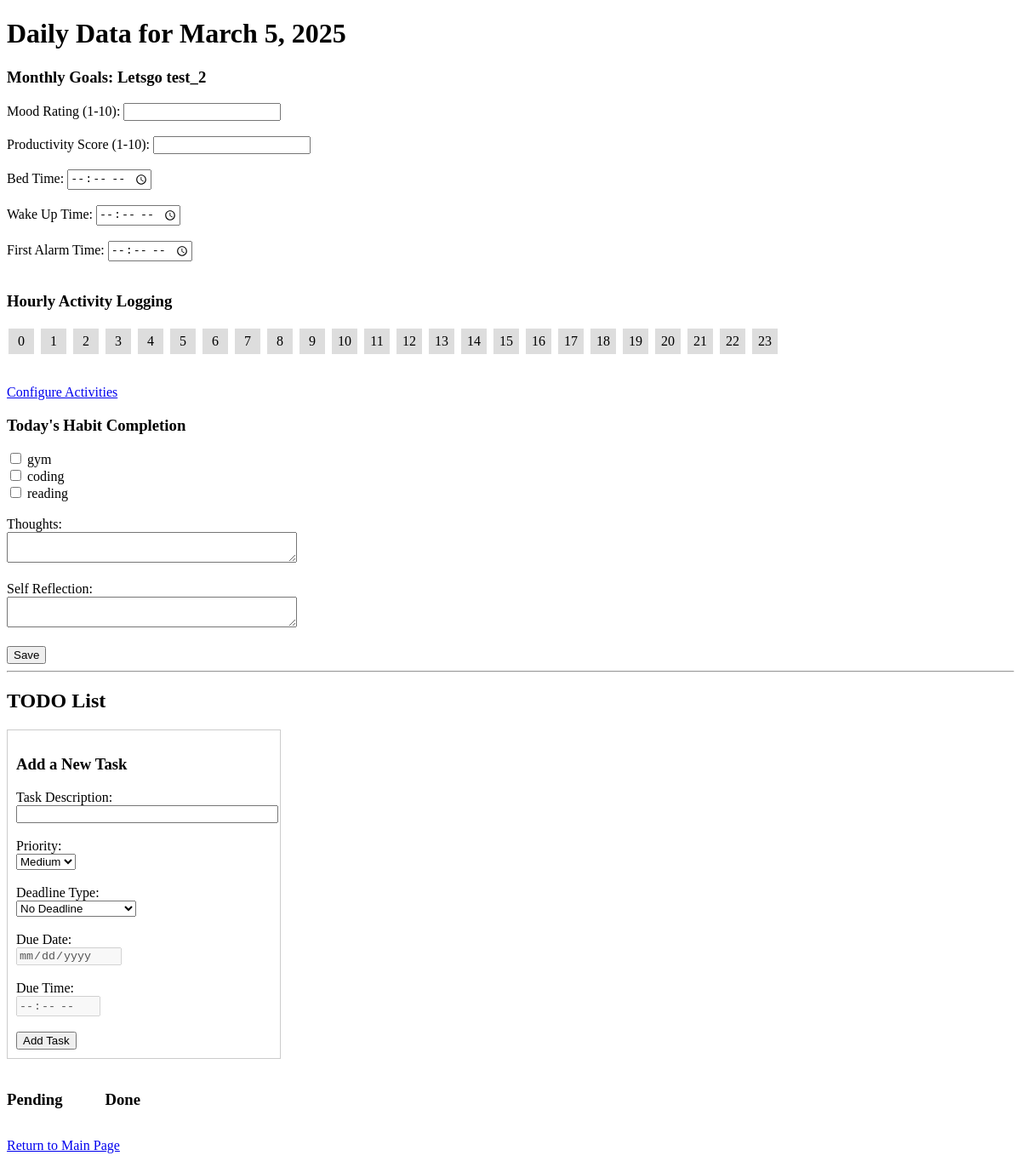
The app's page /day/2025/3/5/ (signed in) with its own data.
### mainpage/models.py (models this page shows, shortened)
class DailyData(models.Model):
    user_id = models.IntegerField()
    date = models.DateField()
    mood_rating = models.IntegerField(null=True, blank=True)
    productivity_score = models.IntegerField(null=True, blank=True)
    sleep = models.TextField(null=True, blank=True)
    habits_completed = models.TextField(null=True, blank=True)
    thoughts = models.TextField(null=True, blank=True)
    self_reflection = models.TextField(null=True, blank=True)
    hourly_activity_logging = models.TextField(null=True, blank=True)
    class Meta:
        unique_together = ("user_id", "date")

class MonthlyHabits(models.Model):
    user_id = models.IntegerField()
    year = models.IntegerField()
    month = models.IntegerField()
    goal_text = models.TextField(blank=True)
    habit_1 = models.CharField(max_length=100, blank=True)
    habit_2 = models.CharField(max_length=100, blank=True)
    habit_3 = models.CharField(max_length=100, blank=True)
    habit_4 = models.CharField(max_length=100, blank=True)
    habit_5 = models.CharField(max_length=100, blank=True)
    habit_6 = models.CharField(max_length=100, blank=True)
    habit_7 = models.CharField(max_length=100, blank=True)
    habit_8 = models.CharField(max_length=100, blank=True)
    habit_9 = models.CharField(max_length=100, blank=True)
    habit_10 = models.CharField(max_length=100, blank=True)
    class Meta:
        unique_together = ("user_id", "year", "month")

### mainpage/views.py (the view, shortened to what this page needs)
# urls.py: path('day/<int:year>/<int:month>/<int:day>/', day_view, name='day_view'),
@login_required
def day_view(request, year, month, day):
    current_date = date(year, month, day)
    today = date.today()
    if current_date > today:
        messages.error(request, "You cannot create or edit logs for future dates.")
        return redirect('main_page')
    last_log = DailyData.objects.filter(
        user_id=request.user.id,
        date__lt=current_date
    ).order_by('-date').first()
    if last_log:
        day_to_fill = last_log.date + timedelta(days=1)
        while day_to_fill < current_date:
            DailyData.objects.get_or_create(
                user_id=request.user.id,
                date=day_to_fill
            )
            day_to_fill += timedelta(days=1)
    daily_obj, _ = DailyData.objects.get_or_create(
        user_id=request.user.id,
        date=current_date
    )
    monthly_obj, _ = MonthlyHabits.objects.get_or_create(
        user_id=request.user.id,
        year=year,
        month=month
    )
    habits = [
        monthly_obj.habit_1,
        monthly_obj.habit_2,
        monthly_obj.habit_3,
        monthly_obj.habit_4,
        monthly_obj.habit_5,
        monthly_obj.habit_6,
        monthly_obj.habit_7,
        monthly_obj.habit_8,
        monthly_obj.habit_9,
        monthly_obj.habit_10,
    ]
    try:
        hourly_data = json.loads(daily_obj.hourly_activity_logging) if daily_obj.hourly_activity_logging else []
    except:
        hourly_data = []
    hourly_data.sort(key=lambda x: x.get('hour', 0))
    if not hourly_data:
        hourly_data = [{"hour": h, "activity": None} for h in range(24)]
    else:
        existing_hours = {item["hour"] for item in hourly_data}
        for h in range(24):
            if h not in existing_hours:
                hourly_data.append({"hour": h, "activity": None})
        hourly_data.sort(key=lambda x: x["hour"])
    sleep_data = daily_obj.sleep or ""
    splitted = sleep_data.split(',')
    def readd_colon(t):
        t = t.strip()
        if len(t) == 4:
            return t[:2] + ":" + t[2:]
        elif len(t) == 3:
            return "0" + t[0] + ":" + t[1:]
        return t
    bed_time_form = readd_colon(splitted[0]) if len(splitted) > 0 else ''
    wake_up_time_form = readd_colon(splitted[1]) if len(splitted) > 1 else ''
    first_alarm_time_form = readd_colon(splitted[2]) if len(splitted) > 2 else ''
    habits_binary = daily_obj.habits_completed or ""
    habits_binary = habits_binary.ljust(10, '0')[:10]
    habits_status = list(zip(habits, habits_binary))
    context = {
        "daily_obj": daily_obj,
        "date": current_date,
        "bed_time_form": bed_time_form,
        "wake_up_time_form": wake_up_time_form,
        "first_alarm_time_form": first_alarm_time_form,
        "habits_status": habits_status,
        "monthly_obj": monthly_obj,
        "hourly_data": hourly_data,
    }
    return render(request, 'mainpage/day.html', context)

### mainpage/templates/mainpage/day.html (shortened to what this page needs)
{% load static %}
<!DOCTYPE html>
<html>
<head>
  <link rel="stylesheet" href="{% static 'mainpage/css/hourly_activities.css' %}">
</head>
<body>
  <h1>Daily Data for {{ date }}</h1>
  {% if monthly_obj.goal_text %}
    <h3>Monthly Goals: {{ monthly_obj.goal_text }}</h3>
  {% endif %}
  <form method="POST" id="dayForm">
    <label for="mood_rating">Mood Rating (1-10):</label>
    <input type="number" name="mood_rating" id="mood_rating"
           value="{{ daily_obj.mood_rating|default_if_none:'' }}" />
    <br/><br/>
    <label for="productivity_score">Productivity Score (1-10):</label>
    <input type="number" name="productivity_score" id="productivity_score"
           value="{{ daily_obj.productivity_score|default_if_none:'' }}" />
    <br/><br/>
    <label for="bed_time">Bed Time:</label>
    <input type="time" name="bed_time" id="bed_time" value="{{ bed_time_form }}" />
    <br/><br/>
    <label for="wake_up_time">Wake Up Time:</label>
    <input type="time" name="wake_up_time" id="wake_up_time" value="{{ wake_up_time_form }}" />
    <br/><br/>
    <label for="first_alarm_time">First Alarm Time:</label>
    <input type="time" name="first_alarm_time" id="first_alarm_time" value="{{ first_alarm_time_form }}" />
    <br/><br/>
    <h3>Hourly Activity Logging</h3>
    <div id="hourly-activity-bar">
      {% for entry in hourly_data %}
        <div class="hour-square" data-hour="{{ entry.hour }}" data-activity="{{ entry.activity }}">
          {{ entry.hour }}
        </div>
      {% endfor %}
    </div>
    <br/>
    <p><a href="{% url 'activity_config_view' %}">Configure Activities</a></p>
    <h3>Today's Habit Completion</h3>
    <div>
      {% for habit, status in habits_status %}
        {% if habit %}
          <input type="checkbox" name="habit_{{ forloop.counter0 }}"
                 {% if status == '1' %} checked {% endif %}>
          <label>{{ habit }}</label>
          <br/>
        {% endif %}
      {% endfor %}
    </div>
    <br/>
    <label for="thoughts">Thoughts:</label><br/>
    <textarea name="thoughts" id="thoughts" rows="2" cols="40">{{ daily_obj.thoughts|default_if_none:'' }}</textarea>
    <br/><br/>
    <label for="self_reflection">Self Reflection:</label><br/>
    <textarea name="self_reflection" id="self_reflection" rows="2" cols="40">{{ daily_obj.self_reflection|default_if_none:'' }}</textarea>
    <br/><br/>
    <button type="submit">Save</button>
  </form>
  <hr/>
  <h2>TODO List</h2>
  <div style="border: 1px solid #ccc; padding: 10px; width: 300px;">
    <h3>Add a New Task</h3>
    <label>Task Description:</label><br/>
    <input type="text" id="taskText" style="width:100%;" />
    <br/><br/>
    <label>Priority:</label><br/>
    <select id="taskPriority">
      <option value="medium" selected>Medium</option>
    </select>
    <br/><br/>
    <label>Deadline Type:</label><br/>
    <select id="taskDueType">
      <option value="none" selected>No Deadline</option>
    </select>
    <br/><br/>
    <div>
      <label>Due Date:</label><br/>
      <input type="date" id="taskDueDate" disabled />
    </div>
    <br/>
    <div>
      <label>Due Time:</label><br/>
      <input type="time" id="taskDueTime" disabled />
    </div>
    <br/>
    <button id="createTaskBtn">Add Task</button>
  </div>
  <br/>
  <div style="display: flex; gap: 50px;">
    <div>
      <h3>Pending</h3>
    </div>
    <div>
      <h3>Done</h3>
    </div>
  </div>
  <p><a href="{% url 'main_page' %}">Return to Main Page</a></p>
</body>
</html>

### mainpage/static/mainpage/css/hourly_activities.css (style rules this page uses)
.hour-square { display: inline-block; width: 30px; height: 30px; margin: 2px; text-align: center; line-height: 30px; background-color: #ddd; cursor: pointer; }

### records on screen
DailyData: date "March 5, 2025"
MonthlyHabits: goal_text "Letsgo test_2", habits_status "gym" "coding" "reading"

### other values on screen
{{ entry.hour }} "0" "1" "2" "3" "4" "5" "6" "7" "8" "9" "10" "11" "12" "13" "14" "15" "16" "17" "18" "19" "20" "21" "22" "23"
